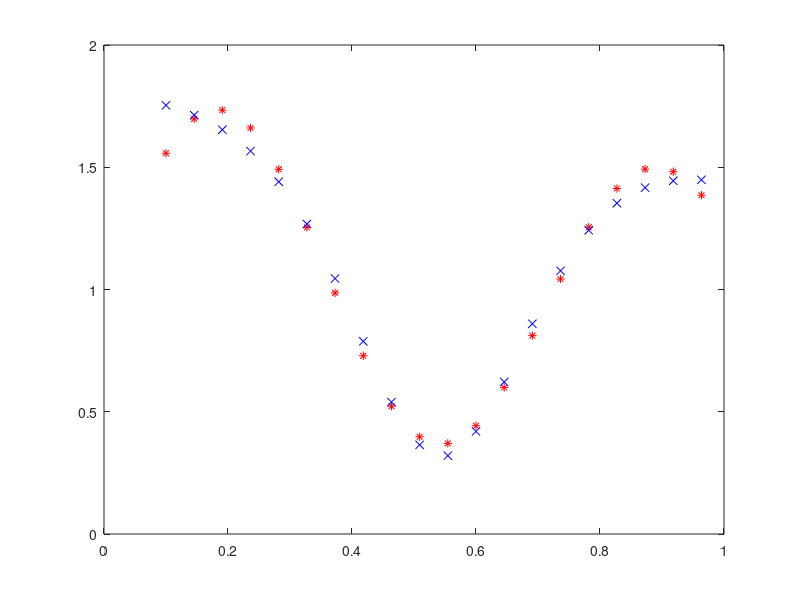

This chart was generated by the following MATLAB code:
clc;
clear all;
close all;

% Susigeneruojam rand vertes pagal isejimus w1, w2 and b
w1_1 = randn(1);
w2_1 = randn(1);
w3_1 = randn(1);
w4_1 = randn(1);

w1_2 = randn(1);
w2_2 = randn(1);
w3_2 = randn(1);
w4_2 = randn(1);

b1_1 = randn(1);
b2_1 = randn(1);
b3_1 = randn(1);
b4_1 = randn(1);

b1_2 = randn(1);

for kartai = 0:1:10000
for x = 0.1:1/22:1
    % Generuojam d
    d = (1 + 0.6*sin(2*pi*x/0.7)) + 0.3*sin(2*pi*x)/2;

    % Skaiciuojam pirmo sluoksnio isejimus
    v1_1=x*w1_1+b1_1;
    v2_1=x*w2_1+b2_1;
    v3_1=x*w3_1+b3_1;
    v4_1=x*w4_1+b4_1;

    % Pritaikom aktyviaja funkcija
    y1_1=1/(1+exp(-v1_1));
    y2_1=1/(1+exp(-v2_1));
    y3_1=1/(1+exp(-v3_1));
    y4_1=1/(1+exp(-v4_1));

    % Skaiciuojam antro sluoksnio isejimus
    v=y1_1*w1_2+y2_1*w2_2+y3_1*w3_2+y4_1*w4_2+b1_2;

    y=v;
    
    % Skaiciuojam klaida, delta_out = e
    e=d-y;

    % Atnaujinam koeficientus: w = w + n * phi * y, n bet koks
    n=0.15;
    w1_2=w1_2+n*e*y1_1;
    w2_2=w2_2+n*e*y2_1;
    w3_2=w3_2+n*e*y3_1;
    w4_2=w4_2+n*e*y4_1;
    b1_2 = b1_2 + n * e;
    
    % Atnaujinam pirmo sluoksnio koeficientus
    % delta1 = phi1' * delta_out * W1_2
    % phi1' = y1_1(1-y1_1)

    delta1=(y1_1*(1-y1_1))*e*w1_2;
    delta2=(y2_1*(1-y2_1))*e*w2_2;
    delta3=(y3_1*(1-y3_1))*e*w3_2;
    delta4=(y4_1*(1-y4_1))*e*w4_2;

    w1_1=w1_1+n*delta1*x;
    w2_1=w2_1+n*delta2*x;
    w3_1=w3_1+n*delta3*x;
    w4_1=w4_1+n*delta4*x;

    b1_1=b1_1+n*delta1;
    b2_1=b2_1+n*delta2;
    b3_1=b3_1+n*delta3;
    b4_1=b4_1+n*delta4;
end
end

yf = [];
i = 0;

for x = 0.1:1/22:1
    % Generuojam d
    d = (1 + 0.6 * sin(2*pi*x/0.7)) + 0.3 * sin(2*pi*x) / 2;

    % Skaiciuojam pirmo sluoksnio isejimus
    v1_1=x*w1_1+b1_1;
    v2_1=x*w2_1+b2_1;
    v3_1=x*w3_1+b3_1;
    v4_1=x*w4_1+b4_1;

    % Pritaikom aktyviaja funkcija
    y1_1=1/(1+exp(-v1_1));
    y2_1=1/(1+exp(-v2_1));
    y3_1=1/(1+exp(-v3_1));
    y4_1=1/(1+exp(-v4_1));
    
    % Skaiciuojam antro sluoksnio isejimus, y = v
    i = i + 1;
    y = y1_1 * w1_2 + y2_1 * w2_2 + y3_1 * w3_2 + y4_1 * w4_2 + b1_2;
    yf = [yf, y];
end

x = 0.1:1/22:1;
d = (1 + 0.6 * sin(2*pi*x/0.7)) + 0.3 * sin(2*pi*x) / 2;
plot ( x, d, 'r*', x, yf, 'bx')








